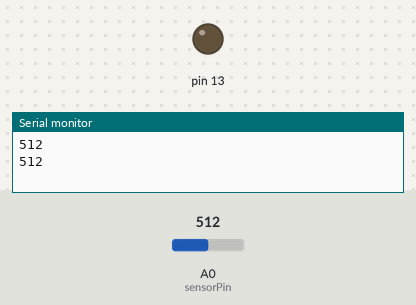
A sketch run on a simulated Arduino Uno, built with avr-gcc and run on an emulated ATmega328P. Shown: output pins drawn as LEDs (lit = HIGH), the last lines printed to the serial monitor. Inputs (shaded band) come from the test bench; at power-on: A0 (sensorPin) = 512.

Above: at 1.8 s.
1.9 s: A0 (sensorPin) set to 417
3.4 s: A0 (sensorPin) set to 391
At 4.5 s:
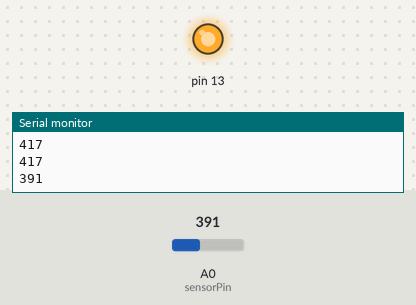
5.5 s: A0 (sensorPin) set to 410
At 7.2 s:
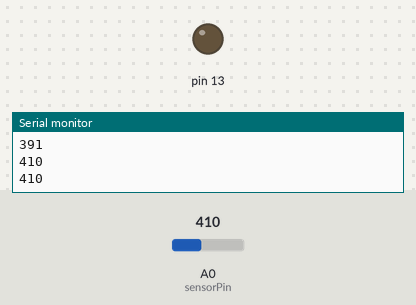
7.5 s: A0 (sensorPin) set to 390
At 8.8 s:
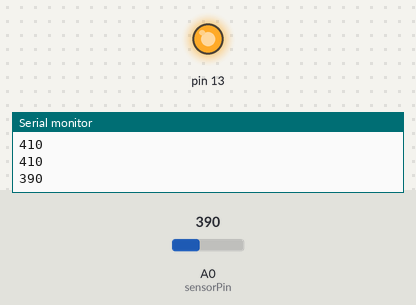
Timing chart, 0 to 10.5 s (numbered marks = the images above; inputs shaded):
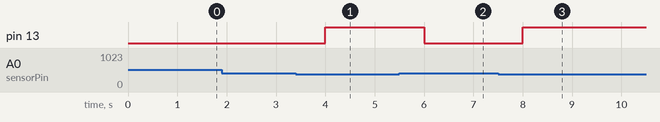

Measured:
- the behaviour switches between 400 and 399 on A0 (sensorPin) (found by bisection; images 0 and 1)
- after the input at 3.4 s, pin 13: LOW → HIGH after 0.60 s
- after the input at 5.5 s, pin 13: HIGH → LOW after 0.50 s
- after the input at 7.5 s, pin 13: LOW → HIGH after 0.50 s

The sketch:

sketch_dec27a.ino
```cpp
int sensorPin = A0; // select the input pin for LDR
int sensorValue = 0; // variable to store the value coming from the sensor
int led=13;
void setup()
{
Serial.begin(9600); //sets serial port for communication
pinMode(13, OUTPUT);
}
void loop()
{
sensorValue = analogRead(sensorPin); // read the value from the sensor
Serial.println(sensorValue); //prints the values coming from the sensor on the screen
if (sensorValue<400)
 digitalWrite(13, HIGH);
else
 digitalWrite(13, LOW);
delay(1000);
}
```
